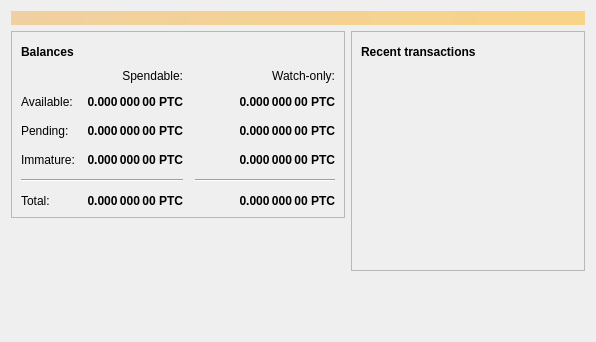
<?xml version="1.0" encoding="UTF-8"?>
<ui version="4.0">
 <class>OverviewPage</class>
 <widget class="QWidget" name="OverviewPage">
  <property name="geometry">
   <rect>
    <x>0</x>
    <y>0</y>
    <width>596</width>
    <height>342</height>
   </rect>
  </property>
  <property name="windowTitle">
   <string>Form</string>
  </property>
  <layout class="QVBoxLayout" name="topLayout">
   <item>
    <widget class="QLabel" name="labelAlerts">
     <property name="visible">
      <bool>false</bool>
     </property>
     <property name="styleSheet">
      <string notr="true">QLabel { background-color: qlineargradient(x1: 0, y1: 0, x2: 1, y2: 0, stop:0 #F0D0A0, stop:1 #F8D488); color:#000000; }</string>
     </property>
     <property name="wordWrap">
      <bool>true</bool>
     </property>
     <property name="margin">
      <number>3</number>
     </property>
     <property name="textInteractionFlags">
      <set>Qt::TextSelectableByMouse</set>
     </property>
    </widget>
   </item>
   <item>
    <layout class="QHBoxLayout" name="horizontalLayout" stretch="1,1">
     <item>
      <layout class="QVBoxLayout" name="verticalLayout_2">
       <item>
        <widget class="QFrame" name="frame">
         <property name="frameShape">
          <enum>QFrame::StyledPanel</enum>
         </property>
         <property name="frameShadow">
          <enum>QFrame::Raised</enum>
         </property>
         <layout class="QVBoxLayout" name="verticalLayout_4">
          <item>
           <layout class="QHBoxLayout" name="horizontalLayout_4">
            <item>
             <widget class="QLabel" name="label_5">
              <property name="font">
               <font>
                <weight>75</weight>
                <bold>true</bold>
               </font>
              </property>
              <property name="text">
               <string>Balances</string>
              </property>
             </widget>
            </item>
            <item>
             <widget class="QPushButton" name="labelWalletStatus">
              <property name="enabled">
               <bool>true</bool>
              </property>
              <property name="maximumSize">
               <size>
                <width>30</width>
                <height>16777215</height>
               </size>
              </property>
              <property name="toolTip">
               <string>The displayed information may be out of date. Your wallet automatically synchronizes with the primetalentcoin network after a connection is established, but this process has not completed yet.</string>
              </property>
              <property name="text">
               <string/>
              </property>
              <property name="icon">
               <iconset resource="../bitcoin.qrc">
                <normaloff>:/icons/warning</normaloff>
                <disabledoff>:/icons/warning</disabledoff>:/icons/warning</iconset>
              </property>
              <property name="iconSize">
               <size>
                <width>24</width>
                <height>24</height>
               </size>
              </property>
              <property name="flat">
               <bool>true</bool>
              </property>
             </widget>
            </item>
            <item>
             <spacer name="horizontalSpacer_3">
              <property name="orientation">
               <enum>Qt::Horizontal</enum>
              </property>
              <property name="sizeHint" stdset="0">
               <size>
                <width>40</width>
                <height>20</height>
               </size>
              </property>
             </spacer>
            </item>
           </layout>
          </item>
          <item>
           <layout class="QGridLayout" name="gridLayout">
            <property name="spacing">
             <number>12</number>
            </property>
            <item row="2" column="2">
             <widget class="QLabel" name="labelWatchPending">
              <property name="font">
               <font>
                <weight>75</weight>
                <bold>true</bold>
               </font>
              </property>
              <property name="cursor">
               <cursorShape>IBeamCursor</cursorShape>
              </property>
              <property name="toolTip">
               <string>Unconfirmed transactions to watch-only addresses</string>
              </property>
              <property name="text">
               <string notr="true">0.000 000 00 PTC</string>
              </property>
              <property name="alignment">
               <set>Qt::AlignRight|Qt::AlignTrailing|Qt::AlignVCenter</set>
              </property>
              <property name="textInteractionFlags">
               <set>Qt::LinksAccessibleByMouse|Qt::TextSelectableByKeyboard|Qt::TextSelectableByMouse</set>
              </property>
             </widget>
            </item>
            <item row="2" column="1">
             <widget class="QLabel" name="labelUnconfirmed">
              <property name="font">
               <font>
                <weight>75</weight>
                <bold>true</bold>
               </font>
              </property>
              <property name="cursor">
               <cursorShape>IBeamCursor</cursorShape>
              </property>
              <property name="toolTip">
               <string>Total of transactions that have yet to be confirmed, and do not yet count toward the spendable balance</string>
              </property>
              <property name="text">
               <string notr="true">0.000 000 00 PTC</string>
              </property>
              <property name="alignment">
               <set>Qt::AlignRight|Qt::AlignTrailing|Qt::AlignVCenter</set>
              </property>
              <property name="textInteractionFlags">
               <set>Qt::LinksAccessibleByMouse|Qt::TextSelectableByKeyboard|Qt::TextSelectableByMouse</set>
              </property>
             </widget>
            </item>
            <item row="3" column="2">
             <widget class="QLabel" name="labelWatchImmature">
              <property name="font">
               <font>
                <weight>75</weight>
                <bold>true</bold>
               </font>
              </property>
              <property name="cursor">
               <cursorShape>IBeamCursor</cursorShape>
              </property>
              <property name="toolTip">
               <string>Mined balance in watch-only addresses that has not yet matured</string>
              </property>
              <property name="text">
               <string notr="true">0.000 000 00 PTC</string>
              </property>
              <property name="alignment">
               <set>Qt::AlignRight|Qt::AlignTrailing|Qt::AlignVCenter</set>
              </property>
              <property name="textInteractionFlags">
               <set>Qt::LinksAccessibleByMouse|Qt::TextSelectableByKeyboard|Qt::TextSelectableByMouse</set>
              </property>
             </widget>
            </item>
            <item row="4" column="0" colspan="2">
             <widget class="Line" name="line">
              <property name="orientation">
               <enum>Qt::Horizontal</enum>
              </property>
             </widget>
            </item>
            <item row="4" column="2">
             <widget class="Line" name="lineWatchBalance">
              <property name="sizePolicy">
               <sizepolicy hsizetype="Preferred" vsizetype="Fixed">
                <horstretch>0</horstretch>
                <verstretch>0</verstretch>
               </sizepolicy>
              </property>
              <property name="minimumSize">
               <size>
                <width>140</width>
                <height>0</height>
               </size>
              </property>
              <property name="orientation">
               <enum>Qt::Horizontal</enum>
              </property>
             </widget>
            </item>
            <item row="5" column="0">
             <widget class="QLabel" name="labelTotalText">
              <property name="text">
               <string>Total:</string>
              </property>
             </widget>
            </item>
            <item row="3" column="1">
             <widget class="QLabel" name="labelImmature">
              <property name="font">
               <font>
                <weight>75</weight>
                <bold>true</bold>
               </font>
              </property>
              <property name="cursor">
               <cursorShape>IBeamCursor</cursorShape>
              </property>
              <property name="toolTip">
               <string>Mined balance that has not yet matured</string>
              </property>
              <property name="text">
               <string notr="true">0.000 000 00 PTC</string>
              </property>
              <property name="alignment">
               <set>Qt::AlignRight|Qt::AlignTrailing|Qt::AlignVCenter</set>
              </property>
              <property name="textInteractionFlags">
               <set>Qt::LinksAccessibleByMouse|Qt::TextSelectableByKeyboard|Qt::TextSelectableByMouse</set>
              </property>
             </widget>
            </item>
            <item row="2" column="3">
             <spacer name="horizontalSpacer_2">
              <property name="orientation">
               <enum>Qt::Horizontal</enum>
              </property>
              <property name="sizeHint" stdset="0">
               <size>
                <width>40</width>
                <height>20</height>
               </size>
              </property>
             </spacer>
            </item>
            <item row="3" column="0">
             <widget class="QLabel" name="labelImmatureText">
              <property name="text">
               <string>Immature:</string>
              </property>
             </widget>
            </item>
            <item row="5" column="1">
             <widget class="QLabel" name="labelTotal">
              <property name="font">
               <font>
                <weight>75</weight>
                <bold>true</bold>
               </font>
              </property>
              <property name="cursor">
               <cursorShape>IBeamCursor</cursorShape>
              </property>
              <property name="toolTip">
               <string>Your current total balance</string>
              </property>
              <property name="text">
               <string notr="true">0.000 000 00 PTC</string>
              </property>
              <property name="alignment">
               <set>Qt::AlignRight|Qt::AlignTrailing|Qt::AlignVCenter</set>
              </property>
              <property name="textInteractionFlags">
               <set>Qt::LinksAccessibleByMouse|Qt::TextSelectableByKeyboard|Qt::TextSelectableByMouse</set>
              </property>
             </widget>
            </item>
            <item row="5" column="2">
             <widget class="QLabel" name="labelWatchTotal">
              <property name="font">
               <font>
                <weight>75</weight>
                <bold>true</bold>
               </font>
              </property>
              <property name="cursor">
               <cursorShape>IBeamCursor</cursorShape>
              </property>
              <property name="toolTip">
               <string>Current total balance in watch-only addresses</string>
              </property>
              <property name="text">
               <string notr="true">0.000 000 00 PTC</string>
              </property>
              <property name="alignment">
               <set>Qt::AlignRight|Qt::AlignTrailing|Qt::AlignVCenter</set>
              </property>
              <property name="textInteractionFlags">
               <set>Qt::LinksAccessibleByMouse|Qt::TextSelectableByKeyboard|Qt::TextSelectableByMouse</set>
              </property>
             </widget>
            </item>
            <item row="0" column="2">
             <widget class="QLabel" name="labelWatchonly">
              <property name="text">
               <string>Watch-only:</string>
              </property>
              <property name="alignment">
               <set>Qt::AlignRight|Qt::AlignTrailing|Qt::AlignVCenter</set>
              </property>
             </widget>
            </item>
            <item row="1" column="0">
             <widget class="QLabel" name="labelBalanceText">
              <property name="text">
               <string>Available:</string>
              </property>
             </widget>
            </item>
            <item row="1" column="1">
             <widget class="QLabel" name="labelBalance">
              <property name="font">
               <font>
                <weight>75</weight>
                <bold>true</bold>
               </font>
              </property>
              <property name="cursor">
               <cursorShape>IBeamCursor</cursorShape>
              </property>
              <property name="toolTip">
               <string>Your current spendable balance</string>
              </property>
              <property name="text">
               <string notr="true">0.000 000 00 PTC</string>
              </property>
              <property name="alignment">
               <set>Qt::AlignRight|Qt::AlignTrailing|Qt::AlignVCenter</set>
              </property>
              <property name="textInteractionFlags">
               <set>Qt::LinksAccessibleByMouse|Qt::TextSelectableByKeyboard|Qt::TextSelectableByMouse</set>
              </property>
             </widget>
            </item>
            <item row="1" column="2">
             <widget class="QLabel" name="labelWatchAvailable">
              <property name="font">
               <font>
                <weight>75</weight>
                <bold>true</bold>
               </font>
              </property>
              <property name="cursor">
               <cursorShape>IBeamCursor</cursorShape>
              </property>
              <property name="toolTip">
               <string>Your current balance in watch-only addresses</string>
              </property>
              <property name="text">
               <string notr="true">0.000 000 00 PTC</string>
              </property>
              <property name="alignment">
               <set>Qt::AlignRight|Qt::AlignTrailing|Qt::AlignVCenter</set>
              </property>
              <property name="textInteractionFlags">
               <set>Qt::LinksAccessibleByMouse|Qt::TextSelectableByKeyboard|Qt::TextSelectableByMouse</set>
              </property>
             </widget>
            </item>
            <item row="2" column="0">
             <widget class="QLabel" name="labelPendingText">
              <property name="text">
               <string>Pending:</string>
              </property>
             </widget>
            </item>
            <item row="0" column="1">
             <widget class="QLabel" name="labelSpendable">
              <property name="text">
               <string>Spendable:</string>
              </property>
              <property name="alignment">
               <set>Qt::AlignRight|Qt::AlignTrailing|Qt::AlignVCenter</set>
              </property>
             </widget>
            </item>
           </layout>
          </item>
         </layout>
        </widget>
       </item>
       <item>
        <spacer name="verticalSpacer">
         <property name="orientation">
          <enum>Qt::Vertical</enum>
         </property>
         <property name="sizeHint" stdset="0">
          <size>
           <width>20</width>
           <height>40</height>
          </size>
         </property>
        </spacer>
       </item>
      </layout>
     </item>
     <item>
      <layout class="QVBoxLayout" name="verticalLayout_3">
       <item>
        <widget class="QFrame" name="frame_2">
         <property name="frameShape">
          <enum>QFrame::StyledPanel</enum>
         </property>
         <property name="frameShadow">
          <enum>QFrame::Raised</enum>
         </property>
         <layout class="QVBoxLayout" name="verticalLayout">
          <item>
           <layout class="QHBoxLayout" name="horizontalLayout_2">
            <item>
             <widget class="QLabel" name="label_4">
              <property name="font">
               <font>
                <weight>75</weight>
                <bold>true</bold>
               </font>
              </property>
              <property name="text">
               <string>Recent transactions</string>
              </property>
             </widget>
            </item>
            <item>
             <widget class="QPushButton" name="labelTransactionsStatus">
              <property name="enabled">
               <bool>true</bool>
              </property>
              <property name="maximumSize">
               <size>
                <width>30</width>
                <height>16777215</height>
               </size>
              </property>
              <property name="toolTip">
               <string>The displayed information may be out of date. Your wallet automatically synchronizes with the primetalentcoin network after a connection is established, but this process has not completed yet.</string>
              </property>
              <property name="text">
               <string/>
              </property>
              <property name="icon">
               <iconset resource="../bitcoin.qrc">
                <normaloff>:/icons/warning</normaloff>
                <disabledoff>:/icons/warning</disabledoff>:/icons/warning</iconset>
              </property>
              <property name="iconSize">
               <size>
                <width>24</width>
                <height>24</height>
               </size>
              </property>
              <property name="flat">
               <bool>true</bool>
              </property>
             </widget>
            </item>
            <item>
             <spacer name="horizontalSpacer">
              <property name="orientation">
               <enum>Qt::Horizontal</enum>
              </property>
              <property name="sizeHint" stdset="0">
               <size>
                <width>40</width>
                <height>20</height>
               </size>
              </property>
             </spacer>
            </item>
           </layout>
          </item>
          <item>
           <widget class="QListView" name="listTransactions">
            <property name="styleSheet">
             <string notr="true">QListView { background: transparent; }</string>
            </property>
            <property name="frameShape">
             <enum>QFrame::NoFrame</enum>
            </property>
            <property name="verticalScrollBarPolicy">
             <enum>Qt::ScrollBarAlwaysOff</enum>
            </property>
            <property name="horizontalScrollBarPolicy">
             <enum>Qt::ScrollBarAlwaysOff</enum>
            </property>
            <property name="selectionMode">
             <enum>QAbstractItemView::NoSelection</enum>
            </property>
           </widget>
          </item>
         </layout>
        </widget>
       </item>
       <item>
        <spacer name="verticalSpacer_2">
         <property name="orientation">
          <enum>Qt::Vertical</enum>
         </property>
         <property name="sizeHint" stdset="0">
          <size>
           <width>20</width>
           <height>40</height>
          </size>
         </property>
        </spacer>
       </item>
      </layout>
     </item>
    </layout>
   </item>
  </layout>
 </widget>
 <resources/>
 <connections/>
</ui>
